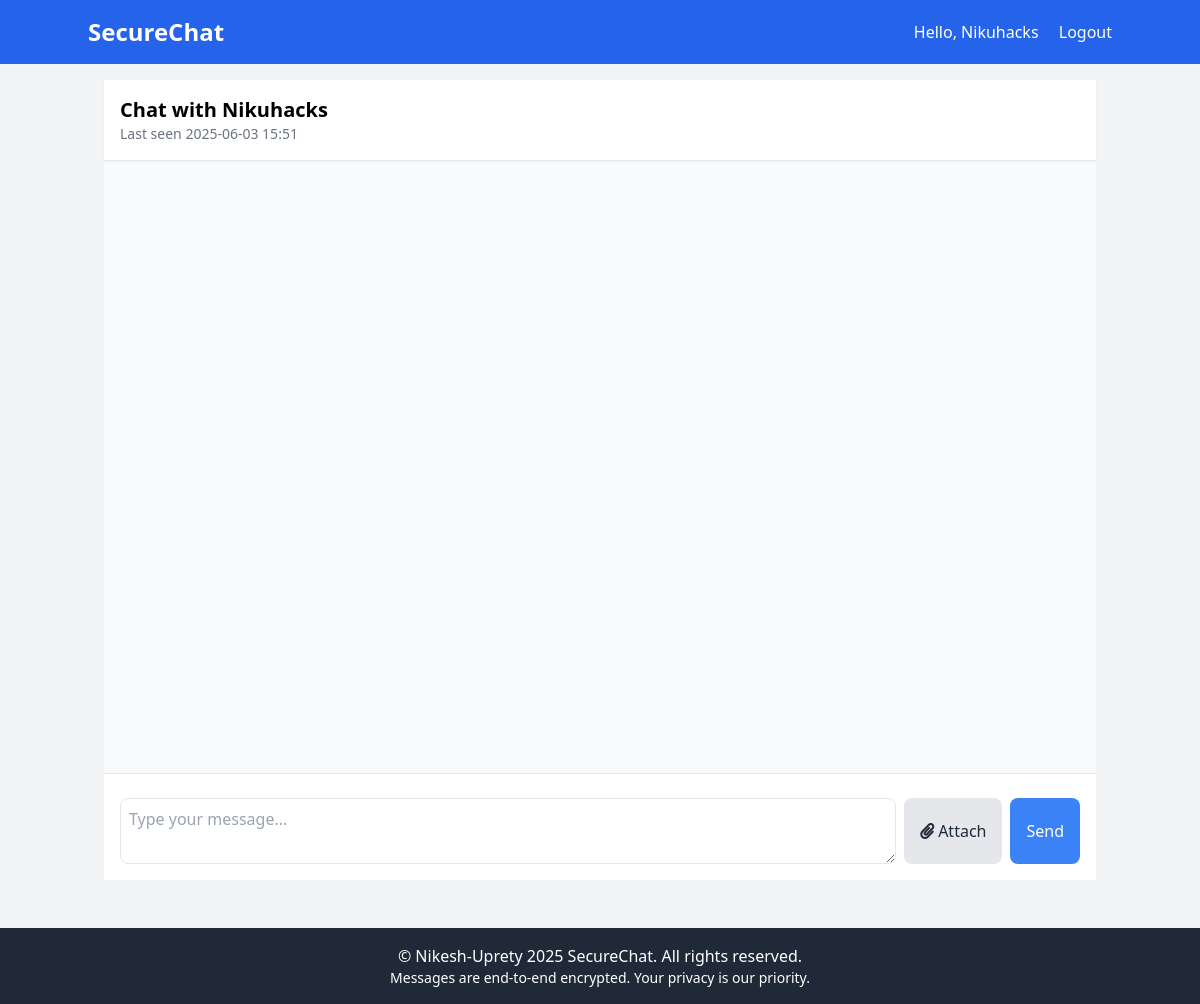
Before: /chat/1 (signed in) with the older database file.
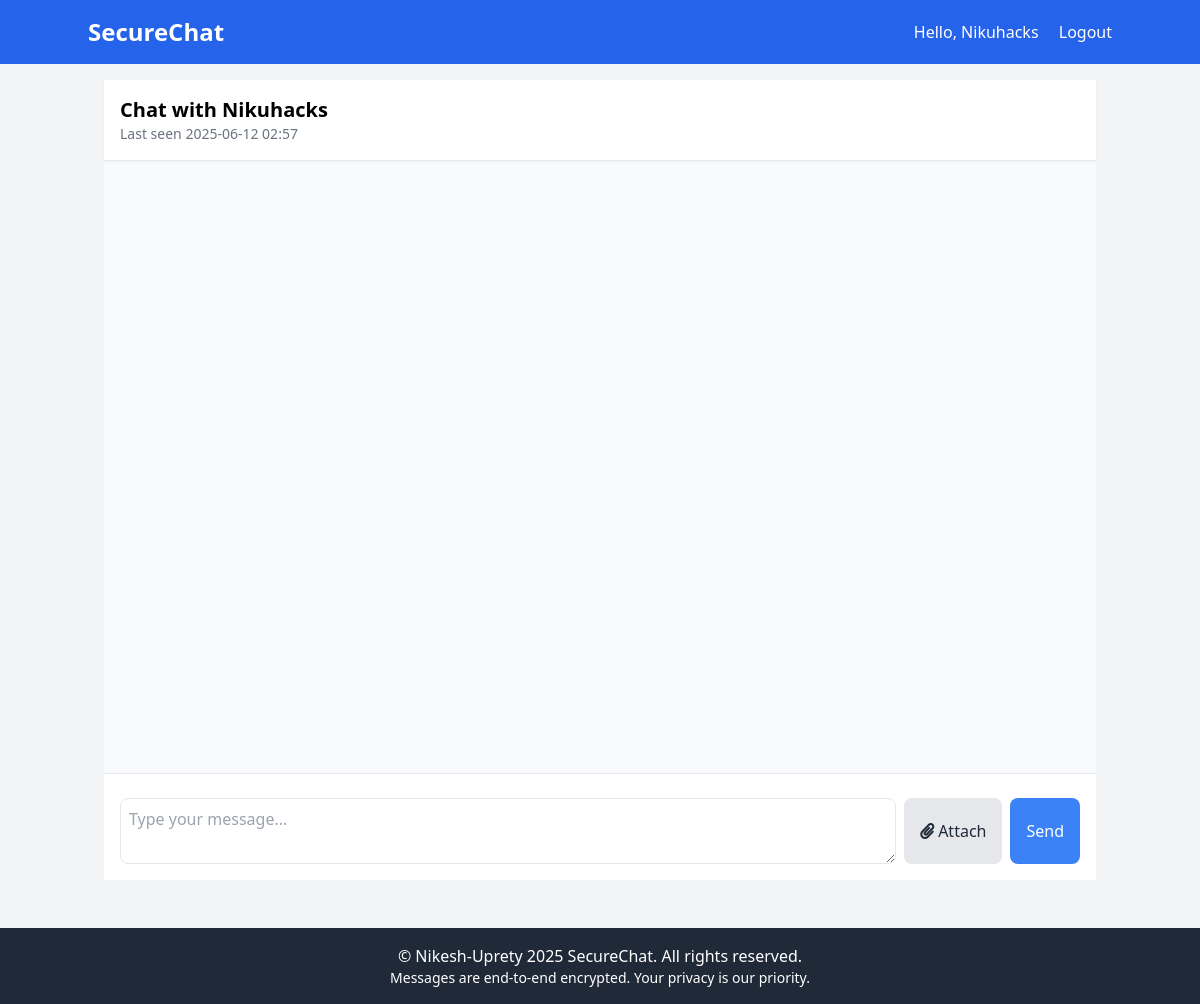
After: the same page with the newer database file.
### app/models.py (models this page shows, shortened)
class User(UserMixin, db.Model):
    id = db.Column(db.Integer, primary_key=True)
    username = db.Column(db.String(64), index=True, unique=True, nullable=False)
    email = db.Column(db.String(120), index=True, unique=True, nullable=False)
    password_hash = db.Column(db.String(128), nullable=False)
    public_key = db.Column(db.Text, nullable=False)
    private_key = db.Column(db.Text, nullable=False)
    created_at = db.Column(db.DateTime, default=lambda: datetime.now(timezone.utc))
    last_seen = db.Column(db.DateTime, default=lambda: datetime.now(timezone.utc))
    messages_sent = db.relationship('Message', foreign_keys='Message.sender_id', backref='sender', lazy='dynamic')
    messages_received = db.relationship('Message', foreign_keys='Message.recipient_id', backref='recipient', lazy='dynamic')

### app/chat/routes.py (the view, shortened to what this page needs)
@chat_bp.route('/chat/<int:user_id>', methods=['GET', 'POST'])
@login_required
def chat(user_id):
    recipient = User.query.get_or_404(user_id)
    form = MessageForm()
    messages = Message.query.filter(
        ((Message.sender_id == current_user.id) & (Message.recipient_id == user_id)) |
        ((Message.sender_id == user_id) & (Message.recipient_id == current_user.id))
    ).order_by(Message.timestamp.asc()).all()
    decrypted_messages = []
    return render_template('chat/chat.html',
                         title=f'Chat with {recipient.username}',
                         form=form,
                         recipient=recipient,
                         messages=decrypted_messages)

### app/chat/forms.py
class MessageForm(FlaskForm):
    message = TextAreaField('Message')  # Optional
    file_data = FileField('Attach File', validators=[FileAllowed(['jpg', 'png', 'jpeg', 'gif', 'pdf', 'txt', 'doc', 'docx'])])
    submit = SubmitField('Send')

### app/models.py (called while the page is built)
@login_manager.user_loader
def load_user(id):
    return User.query.get(int(id))

### app/templates/chat/chat.html (shortened to what this page needs)
{% extends "base.html" %}
{% block content %}
<div class="flex flex-col h-screen bg-gray-50">
    <div class="bg-white shadow-sm p-4 border-b">
        <div class="flex items-center space-x-4">
            <div class="flex-1">
                <h1 class="text-xl font-semibold">Chat with {{ recipient.username }}</h1>
                <p class="text-sm text-gray-500">
                    {% if recipient.last_seen %}
                    Last seen {{ recipient.last_seen.strftime('%Y-%m-%d %H:%M') }}
                    {% else %}
                    Never seen
                    {% endif %}
                </p>
            </div>
        </div>
    </div>
    <div class="flex-1 overflow-y-auto p-4 space-y-4" id="chat-messages">
    </div>
    <div class="border-t p-4 bg-white">
        <form id="message-form" method="POST" action="{{ url_for('chat.chat', user_id=recipient.id) }}"
            enctype="multipart/form-data">
            <div class="flex flex-col space-y-2">
                <div class="flex space-x-2">
                    {{ form.message(class="flex-1 p-2 border rounded-lg focus:outline-none focus:border-blue-500",
                    placeholder="Type your message...") }}
                    <label for="file-input"
                        class="bg-gray-200 hover:bg-gray-300 text-gray-800 px-4 py-2 rounded-lg cursor-pointer flex items-center space-x-1 transition-colors duration-200">
                        <i class="fas fa-paperclip"></i>
                        <span>Attach</span>
                    </label>
                    <button type="submit"
                        class="bg-blue-500 hover:bg-blue-600 text-white px-4 py-2 rounded-lg transition-colors duration-200">
                        Send
                    </button>
                </div>
            </div>
        </form>
    </div>
</div>
{% endblock %}

### app/templates/base.html (shortened to what this page needs)
<!DOCTYPE html>
<html lang="en">
<head>
    <link href="https://cdn.jsdelivr.net/npm/tailwindcss@2.2.19/dist/tailwind.min.css" rel="stylesheet">
    <link rel="stylesheet" href="https://cdnjs.cloudflare.com/ajax/libs/font-awesome/5.15.4/css/all.min.css">
</head>
<body class="bg-gray-100 flex flex-col min-h-screen">
    <header class="bg-blue-600 text-white p-4">
        <div class="container mx-auto flex justify-between items-center">
            <a href="{{ url_for('chat.index') }}" class="text-2xl font-bold hover:underline">SecureChat</a>
            <nav>
                {% if current_user.is_authenticated %}
                <span>Hello, {{ current_user.username }}</span>
                <a href="{{ url_for('auth.logout') }}" class="ml-4 hover:underline">Logout</a>
                {% else %}
                <a href="{{ url_for('auth.login') }}" class="mr-4 hover:underline">Login</a>
                <a href="{{ url_for('auth.register') }}" class="hover:underline">Register</a>
                {% endif %}
            </nav>
        </div>
    </header>
    <main class="container mx-auto flex-grow p-4">
        {% block content %}{% endblock %}
    </main>
    <footer class="bg-gray-800 text-white text-center p-4 mt-8">
        <p>© Nikesh-Uprety 2025 SecureChat. All rights reserved.</p>
        <p class="text-sm">Messages are end-to-end encrypted. Your privacy is our priority.</p>
    </footer>
</body>
</html>

Changed rows visible on the page:
changed User "Nikuhacks": last_seen "2025-06-03 15:51" → "2025-06-12 02:57"
